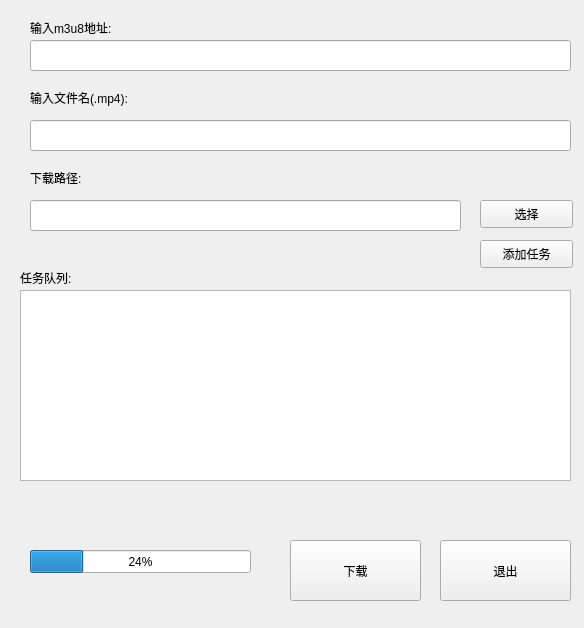
<?xml version="1.0" encoding="UTF-8"?>
<ui version="4.0">
 <class>Form</class>
 <widget class="QWidget" name="Form">
  <property name="geometry">
   <rect>
    <x>0</x>
    <y>0</y>
    <width>584</width>
    <height>628</height>
   </rect>
  </property>
  <property name="windowTitle">
   <string>Form</string>
  </property>
  <widget class="QPushButton" name="pushButton_download">
   <property name="enabled">
    <bool>true</bool>
   </property>
   <property name="geometry">
    <rect>
     <x>290</x>
     <y>540</y>
     <width>131</width>
     <height>61</height>
    </rect>
   </property>
   <property name="text">
    <string>下载</string>
   </property>
  </widget>
  <widget class="QLabel" name="label">
   <property name="geometry">
    <rect>
     <x>30</x>
     <y>20</y>
     <width>101</width>
     <height>16</height>
    </rect>
   </property>
   <property name="text">
    <string>输入m3u8地址:</string>
   </property>
  </widget>
  <widget class="QLineEdit" name="lineEdit_url">
   <property name="geometry">
    <rect>
     <x>30</x>
     <y>40</y>
     <width>541</width>
     <height>31</height>
    </rect>
   </property>
  </widget>
  <widget class="QLabel" name="label_2">
   <property name="geometry">
    <rect>
     <x>30</x>
     <y>90</y>
     <width>131</width>
     <height>16</height>
    </rect>
   </property>
   <property name="text">
    <string>输入文件名(.mp4):</string>
   </property>
  </widget>
  <widget class="QLineEdit" name="lineEdit_filename">
   <property name="geometry">
    <rect>
     <x>30</x>
     <y>120</y>
     <width>541</width>
     <height>31</height>
    </rect>
   </property>
  </widget>
  <widget class="QLabel" name="label_3">
   <property name="geometry">
    <rect>
     <x>30</x>
     <y>170</y>
     <width>131</width>
     <height>16</height>
    </rect>
   </property>
   <property name="text">
    <string>下载路径:</string>
   </property>
  </widget>
  <widget class="QLineEdit" name="lineEdit_path">
   <property name="geometry">
    <rect>
     <x>30</x>
     <y>200</y>
     <width>431</width>
     <height>31</height>
    </rect>
   </property>
  </widget>
  <widget class="QPushButton" name="pushButton_choose">
   <property name="geometry">
    <rect>
     <x>480</x>
     <y>200</y>
     <width>93</width>
     <height>28</height>
    </rect>
   </property>
   <property name="text">
    <string>选择</string>
   </property>
  </widget>
  <widget class="QPushButton" name="pushButton_exit">
   <property name="geometry">
    <rect>
     <x>440</x>
     <y>540</y>
     <width>131</width>
     <height>61</height>
    </rect>
   </property>
   <property name="text">
    <string>退出</string>
   </property>
  </widget>
  <widget class="QLabel" name="label_state">
   <property name="geometry">
    <rect>
     <x>30</x>
     <y>500</y>
     <width>521</width>
     <height>20</height>
    </rect>
   </property>
   <property name="text">
    <string/>
   </property>
  </widget>
  <widget class="QProgressBar" name="progressBar">
   <property name="geometry">
    <rect>
     <x>30</x>
     <y>550</y>
     <width>221</width>
     <height>23</height>
    </rect>
   </property>
   <property name="value">
    <number>24</number>
   </property>
  </widget>
  <widget class="QPushButton" name="pushButton">
   <property name="geometry">
    <rect>
     <x>480</x>
     <y>240</y>
     <width>93</width>
     <height>28</height>
    </rect>
   </property>
   <property name="text">
    <string>添加任务</string>
   </property>
  </widget>
  <widget class="QLabel" name="label_4">
   <property name="geometry">
    <rect>
     <x>20</x>
     <y>270</y>
     <width>72</width>
     <height>15</height>
    </rect>
   </property>
   <property name="text">
    <string>任务队列:</string>
   </property>
  </widget>
  <widget class="QTableView" name="tableView">
   <property name="geometry">
    <rect>
     <x>20</x>
     <y>290</y>
     <width>551</width>
     <height>191</height>
    </rect>
   </property>
   <property name="showGrid">
    <bool>true</bool>
   </property>
   <attribute name="verticalHeaderVisible">
    <bool>false</bool>
   </attribute>
  </widget>
 </widget>
 <resources/>
 <connections>
  <connection>
   <sender>pushButton_choose</sender>
   <signal>clicked()</signal>
   <receiver>Form</receiver>
   <slot>choosePath()</slot>
   <hints>
    <hint type="sourcelabel">
     <x>542</x>
     <y>216</y>
    </hint>
    <hint type="destinationlabel">
     <x>583</x>
     <y>253</y>
    </hint>
   </hints>
  </connection>
  <connection>
   <sender>pushButton_download</sender>
   <signal>clicked()</signal>
   <receiver>Form</receiver>
   <slot>startDownload()</slot>
   <hints>
    <hint type="sourcelabel">
     <x>372</x>
     <y>567</y>
    </hint>
    <hint type="destinationlabel">
     <x>402</x>
     <y>355</y>
    </hint>
   </hints>
  </connection>
  <connection>
   <sender>pushButton_exit</sender>
   <signal>clicked()</signal>
   <receiver>Form</receiver>
   <slot>exitApp()</slot>
   <hints>
    <hint type="sourcelabel">
     <x>503</x>
     <y>559</y>
    </hint>
    <hint type="destinationlabel">
     <x>582</x>
     <y>352</y>
    </hint>
   </hints>
  </connection>
  <connection>
   <sender>pushButton</sender>
   <signal>clicked()</signal>
   <receiver>Form</receiver>
   <slot>addTask()</slot>
   <hints>
    <hint type="sourcelabel">
     <x>520</x>
     <y>261</y>
    </hint>
    <hint type="destinationlabel">
     <x>371</x>
     <y>247</y>
    </hint>
   </hints>
  </connection>
 </connections>
 <slots>
  <slot>choosePath()</slot>
  <slot>startDownload()</slot>
  <slot>exitApp()</slot>
  <slot>addTask()</slot>
 </slots>
</ui>
